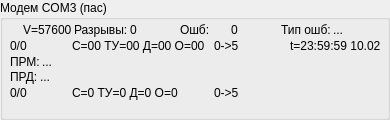
<?xml version="1.0" encoding="UTF-8"?>
<ui version="4.0">
 <class>FarmeLine</class>
 <widget class="QGroupBox" name="FarmeLine">
  <property name="geometry">
   <rect>
    <x>0</x>
    <y>0</y>
    <width>390</width>
    <height>120</height>
   </rect>
  </property>
  <property name="minimumSize">
   <size>
    <width>390</width>
    <height>120</height>
   </size>
  </property>
  <property name="maximumSize">
   <size>
    <width>390</width>
    <height>120</height>
   </size>
  </property>
  <property name="font">
   <font>
    <pointsize>9</pointsize>
   </font>
  </property>
  <property name="windowTitle">
   <string>GroupBox</string>
  </property>
  <property name="title">
   <string>Модем COM3 (пас)</string>
  </property>
  <widget class="QWidget" name="layoutWidget">
   <property name="geometry">
    <rect>
     <x>0</x>
     <y>10</y>
     <width>381</width>
     <height>91</height>
    </rect>
   </property>
   <layout class="QVBoxLayout" name="verticalLayout">
    <property name="spacing">
     <number>0</number>
    </property>
    <property name="leftMargin">
     <number>10</number>
    </property>
    <property name="topMargin">
     <number>12</number>
    </property>
    <item>
     <layout class="QHBoxLayout" name="horizontalLayout" stretch="0,0,0,0,0,0,0,0">
      <property name="spacing">
       <number>2</number>
      </property>
      <item>
       <widget class="QLed" name="label_COM">
        <property name="minimumSize">
         <size>
          <width>11</width>
          <height>11</height>
         </size>
        </property>
        <property name="maximumSize">
         <size>
          <width>11</width>
          <height>11</height>
         </size>
        </property>
        <property name="text">
         <string/>
        </property>
        <property name="pixmap">
         <pixmap resource="images.qrc">:/images/images/box_grn.png</pixmap>
        </property>
       </widget>
      </item>
      <item>
       <widget class="QLabel" name="label_20">
        <property name="minimumSize">
         <size>
          <width>0</width>
          <height>0</height>
         </size>
        </property>
        <property name="baseSize">
         <size>
          <width>60</width>
          <height>0</height>
         </size>
        </property>
        <property name="text">
         <string>V=57600</string>
        </property>
       </widget>
      </item>
      <item>
       <widget class="QLabel" name="label_3">
        <property name="minimumSize">
         <size>
          <width>0</width>
          <height>0</height>
         </size>
        </property>
        <property name="text">
         <string>Разрывы:</string>
        </property>
       </widget>
      </item>
      <item>
       <widget class="QLabel" name="label_4">
        <property name="text">
         <string>0</string>
        </property>
       </widget>
      </item>
      <item>
       <widget class="QLabel" name="label_5">
        <property name="text">
         <string>Ошб:</string>
        </property>
       </widget>
      </item>
      <item>
       <widget class="QLabel" name="label_6">
        <property name="text">
         <string>0</string>
        </property>
       </widget>
      </item>
      <item>
       <widget class="QLabel" name="label_7">
        <property name="text">
         <string>Тип ошб:</string>
        </property>
       </widget>
      </item>
      <item>
       <widget class="QLabel" name="label_8">
        <property name="text">
         <string>...</string>
        </property>
       </widget>
      </item>
     </layout>
    </item>
    <item>
     <layout class="QHBoxLayout" name="horizontalLayout_2" stretch="0,0,1,0">
      <property name="spacing">
       <number>2</number>
      </property>
      <item>
       <widget class="QLabel" name="label_9">
        <property name="minimumSize">
         <size>
          <width>60</width>
          <height>0</height>
         </size>
        </property>
        <property name="text">
         <string>0/0</string>
        </property>
       </widget>
      </item>
      <item>
       <widget class="QLabel" name="label_10">
        <property name="minimumSize">
         <size>
          <width>140</width>
          <height>0</height>
         </size>
        </property>
        <property name="text">
         <string>С=00 ТУ=00 Д=00 О=00</string>
        </property>
       </widget>
      </item>
      <item>
       <widget class="QLabel" name="label_11">
        <property name="text">
         <string>0-&gt;5</string>
        </property>
       </widget>
      </item>
      <item>
       <widget class="QLabel" name="label_12">
        <property name="text">
         <string>t=23:59:59 10.02</string>
        </property>
       </widget>
      </item>
     </layout>
    </item>
    <item>
     <layout class="QHBoxLayout" name="horizontalLayout_3" stretch="0,1">
      <property name="spacing">
       <number>2</number>
      </property>
      <item>
       <widget class="QLabel" name="label_13">
        <property name="text">
         <string>ПРМ:</string>
        </property>
       </widget>
      </item>
      <item>
       <widget class="QLabel" name="label_14">
        <property name="text">
         <string>...</string>
        </property>
       </widget>
      </item>
     </layout>
    </item>
    <item>
     <layout class="QHBoxLayout" name="horizontalLayout_4" stretch="0,1">
      <property name="spacing">
       <number>2</number>
      </property>
      <item>
       <widget class="QLabel" name="label_15">
        <property name="text">
         <string>ПРД:</string>
        </property>
       </widget>
      </item>
      <item>
       <widget class="QLabel" name="label_16">
        <property name="text">
         <string>...</string>
        </property>
       </widget>
      </item>
     </layout>
    </item>
    <item>
     <layout class="QHBoxLayout" name="horizontalLayout_5" stretch="0,0,1">
      <property name="spacing">
       <number>2</number>
      </property>
      <item>
       <widget class="QLabel" name="label_17">
        <property name="minimumSize">
         <size>
          <width>60</width>
          <height>0</height>
         </size>
        </property>
        <property name="text">
         <string>0/0</string>
        </property>
       </widget>
      </item>
      <item>
       <widget class="QLabel" name="label_19">
        <property name="minimumSize">
         <size>
          <width>140</width>
          <height>0</height>
         </size>
        </property>
        <property name="text">
         <string>С=0 ТУ=0 Д=0 О=0</string>
        </property>
       </widget>
      </item>
      <item>
       <widget class="QLabel" name="label_18">
        <property name="text">
         <string>0-&gt;5</string>
        </property>
       </widget>
      </item>
     </layout>
    </item>
   </layout>
  </widget>
 </widget>
 <customwidgets>
  <customwidget>
   <class>QLed</class>
   <extends>QLabel</extends>
   <header>qled.h</header>
  </customwidget>
 </customwidgets>
 <resources>
  <include location="images.qrc"/>
 </resources>
 <connections/>
</ui>
